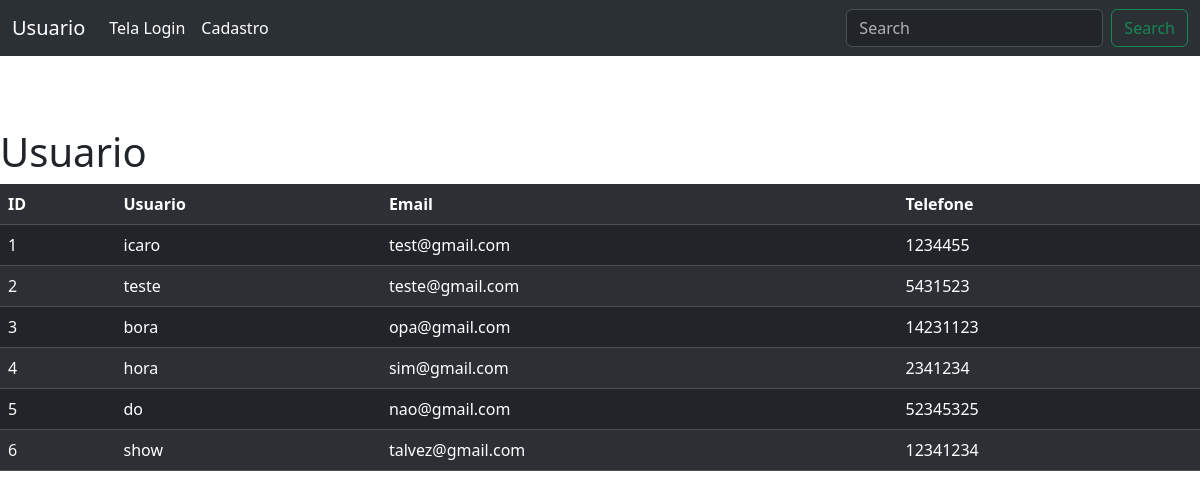
The page / on the database its author committed.
### users/models.py (models this page shows)
class Usuario(database.Model):
    id_usuario = database.Column(database.Integer, primary_key=True)
    nome = database.Column(database.String, nullable=True, unique=False)
    email = database.Column(database.String, nullable=True, unique=False)
    telefone = database.Column(database.String, nullable=True, unique=False)

### users/routes.py (the view)
@app.route('/')
def user():
    with app.app_context():
        usuario = Usuario.query.all()
    return render_template('User.html', usuario=usuario)

### users/templates/user.html (shortened to what this page needs)
<!DOCTYPE html>
<html lang="en">
<head>
    <link href="https://cdn.jsdelivr.net/npm/bootstrap@5.3.2/dist/css/bootstrap.min.css" rel="stylesheet">
</head>
<body>
    <nav class="navbar navbar-expand-lg bg-body-tertiary" data-bs-theme="dark">
      <div class="container-fluid">
        <a class="navbar-brand" href="#">Usuario</a>
        <div class="collapse navbar-collapse" id="navbarSupportedContent">
          <ul class="navbar-nav me-auto mb-2 mb-lg-0">
            <li class="nav-item">
              <a class="nav-link active" aria-current="page" href="#">Tela Login</a>
            </li>
            <li class="nav-item">
              <a class="nav-link active" aria-current="page" href="#">Cadastro</a>
            </li>
          </ul>
          <form class="d-flex" role="search">
            <input class="form-control me-2" type="search" placeholder="Search" aria-label="Search">
            <button class="btn btn-outline-success" type="submit">Search</button>
          </form>
        </div>
      </div>
    </nav><br><br><br>
      <h1> Usuario</h1>
      <table class="table table-dark table-striped">
      <tr><th>ID</th><th>Usuario</th><th>Email</th><th>Telefone</th></tr>
      {%for i in usuario:%}
          <tr>
              <td>  {{i.id_usuario}} </td>
              <td>  {{i.nome}} </td>
              <td>  {{i.email}} </td>
              <td>  {{i.telefone}} </td>
          </tr>
      {%endfor%}
      </table>
</body>
</html>

### rows shown on the page
Usuario: id_usuario "1", nome "icaro", email "test@gmail.com", telefone "1234455"
Usuario: id_usuario "2", nome "teste", email "teste@gmail.com", telefone "5431523"
Usuario: id_usuario "3", nome "bora", email "opa@gmail.com", telefone "14231123"
Usuario: id_usuario "4", nome "hora", email "sim@gmail.com", telefone "2341234"
Usuario: id_usuario "5", nome "do", email "nao@gmail.com", telefone "52345325"
Usuario: id_usuario "6", nome "show", email "talvez@gmail.com", telefone "12341234"
